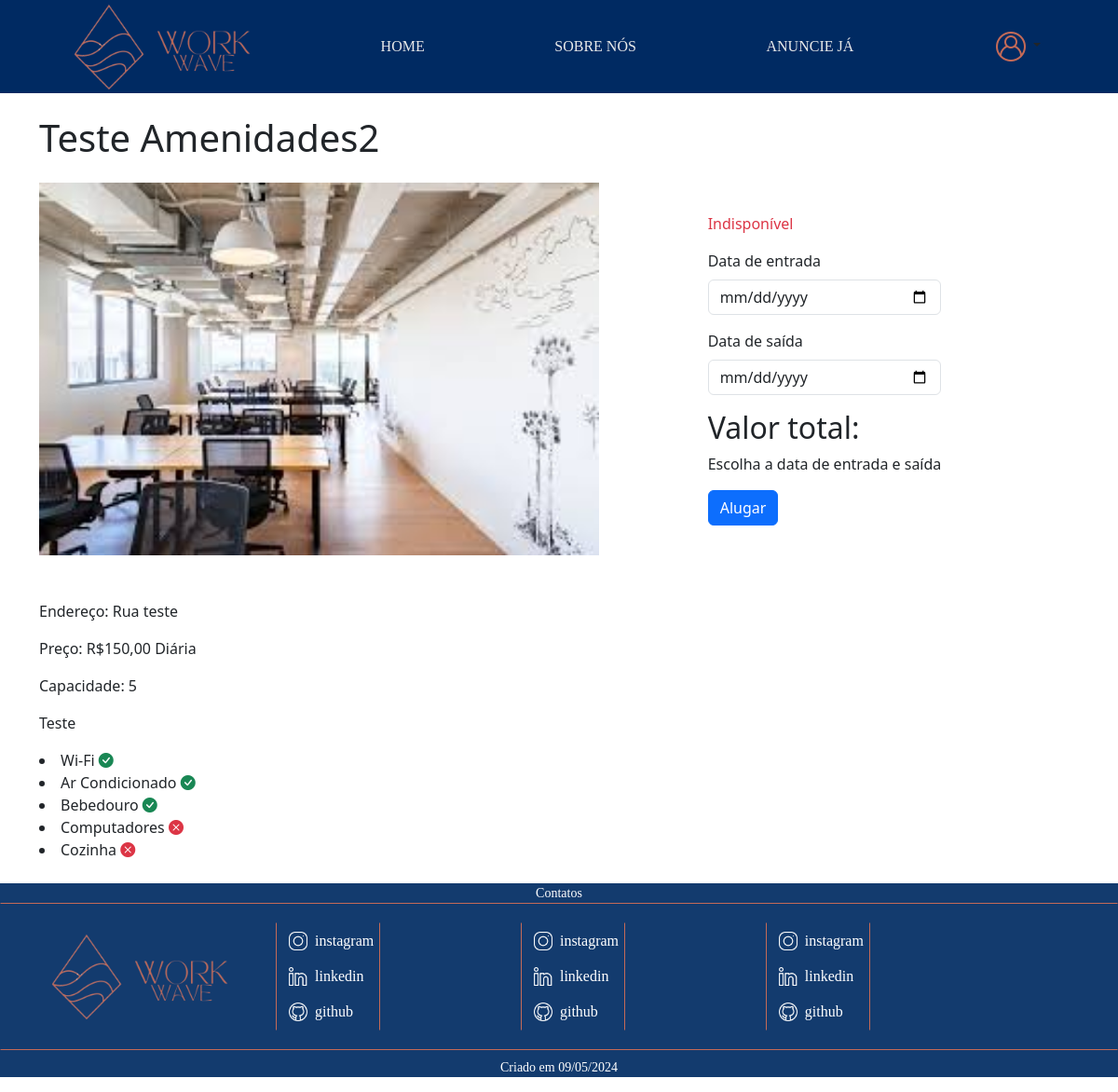
Before: /AnuncioDetalhes.php?id=24 with the older database file.
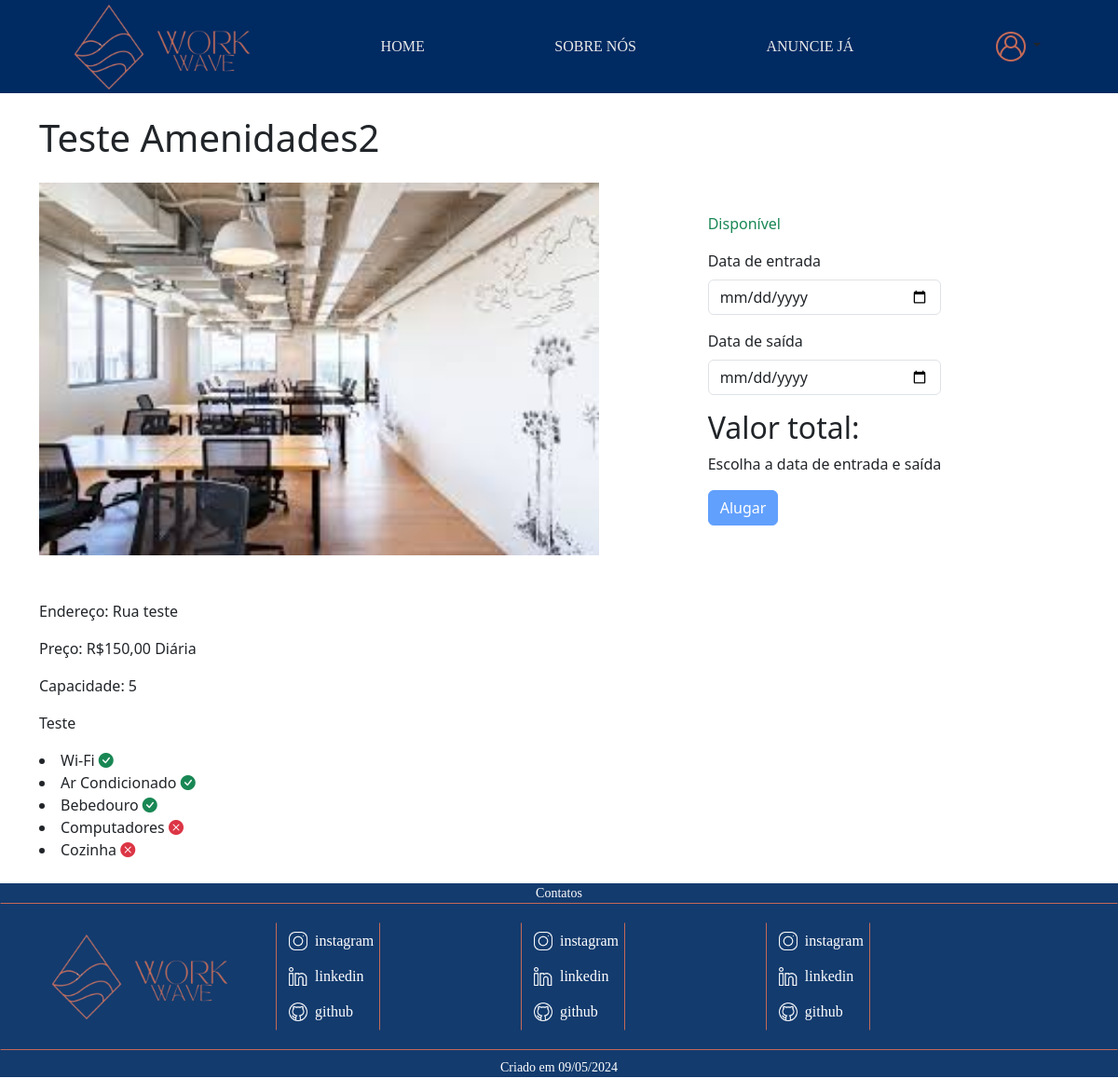
After: the same page with the newer database file.
### AnuncioDetalhes.php (the view, shortened to what the changed rows need)
<?php
try {
    $conexao = new PDO("mysql:host=localhost; dbname=workwave", "root", "");
    $conexao->setAttribute(PDO::ATTR_ERRMODE, PDO::ERRMODE_EXCEPTION);
    $query = "SELECT * FROM EspacoDados WHERE EspId = :id_anuncio";
    $stmt = $conexao->prepare($query);
    $stmt->bindParam(':id_anuncio', $_SESSION['id_anuncio'], PDO::PARAM_INT);
    $stmt->execute();
    if ($stmt->rowCount() > 0) {
        $espaco = $stmt->fetch(PDO::FETCH_ASSOC);
        $nome = $espaco['EspNome'];
        $disponibilidade = $espaco['EspDisponibilidade'];
    } else {
        echo "Espaço não encontrado.";
    }
} catch (PDOException $erro) {
    echo "Erro na conexão:" . $erro->getMessage();
}
?>
<!DOCTYPE html>
<html lang="en">
<head>
    <link href="https://cdn.jsdelivr.net/npm/bootstrap@5.3.3/dist/css/bootstrap.min.css" rel="stylesheet">
    <link href="https://cdnjs.cloudflare.com/ajax/libs/font-awesome/5.15.4/css/all.min.css" rel="stylesheet">
    <link href="https://cdn.jsdelivr.net/npm/bootstrap-icons/font/bootstrap-icons.css" rel="stylesheet">
    <link rel="stylesheet" href="css/Style.css">
    <link rel="stylesheet" href="AnuncioDetalhes.css">
</head>
<body>
    <div class="container py-4">
        <div class="row">
            <div class="col-md-6">
                <div class="anuncio">
                    <h1 class="mb-4"><?php echo $nome; ?></h1>
                </div>
            </div>
            <div class="col-md-6 mt-4">
                <div class="formularioAluguel d-flex mt-5 justify-content-center p-4">
                    <form class="formCalculo" action="ValidaAluguel.php" method="post">
                        <p class="card-text mt-2 <?php echo $disponibilidade == 0 ? 'text-danger' : 'text-success'; ?>">
                            <?php echo $disponibilidade == 0 ? 'Indisponível' : 'Disponível'; ?>
                        </p>
                        <div class="mb-3">
                            <label for="dataEntrada" class="form-label">Data de entrada</label>
                            <input type="date" class="form-control" id="dataEntrada" name="dataEntrada" min="<?php echo date('Y-m-d'); ?>">
                        </div>
                        <div class="mb-3">
                            <label for="dataSaida" class="form-label">Data de saída</label>
                            <input type="date" class="form-control" id="dataSaida" name="dataSaida" min="<?php echo date('Y-m-d'); ?>">
                        </div>
                        <h2>Valor total:</h2>
                        <p id="valorTotal">Escolha a data de entrada e saída</p>
                        <button type="submit" class="btn btn-primary">Alugar</button>
                    </form>
                </div>
            </div>
        </div>
    </div>
</body>
</html>

Changed rows visible on the page:
changed espacodados "Teste Amenidades2": EspDisponibilidade empty → 1 (drawn)
Other visible differences:
text no longer shown: "Indisponível"
text now shown: "Disponível"
